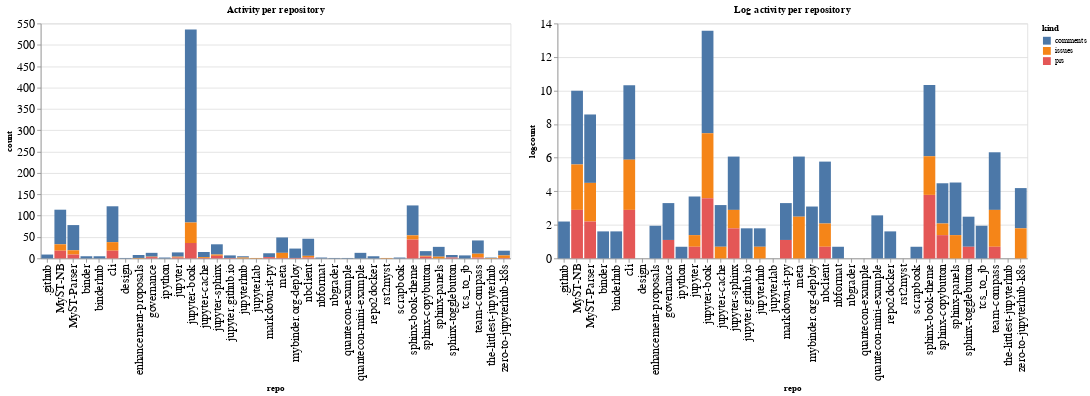

Notebook cell for this chart:
### Code cell
ch1 = alt.Chart(repo_summaries, width=600, title="Activity per repository").mark_bar().encode(
    x='repo',
    y='count',
    color='kind',
    tooltip="kind"
)

ch2 = alt.Chart(repo_summaries, width=600, title="Log activity per repository").mark_bar().encode(
    x='repo',
    y='logcount',
    color='kind',
    tooltip="kind"
)

ch1 | ch2

### Figure 1 — Vega-Lite specification as saved in the notebook (floating-point values rounded to 4 significant figures)
{"config": {"axisLeft": {"labelFontSize": 15}, "axisBottom": {"labelFontSize": 15}}, "hconcat": [{"mark": "bar", "encoding": {"color": {"type": "nominal", "field": "kind"}, "tooltip": {"type": "nominal", "field": "kind"}, "x": {"type": "nominal", "field": "repo"}, "y": {"type": "quantitative", "field": "count"}}, "title": "Activity per repository", "width": 600}, {"mark": "bar", "encoding": {"color": {"type": "nominal", "field": "kind"}, "tooltip": {"type": "nominal", "field": "kind"}, "x": {"type": "nominal", "field": "repo"}, "y": {"type": "quantitative", "field": "logcount"}}, "title": "Log activity per repository", "width": 600}], "data": {"name": "data-809d5ee247ad03046ee811172dff0439"}, "$schema": "https://vega.github.io/schema/vega-lite/v4.8.1.json", "datasets": {"data-809d5ee247ad03046ee811172dff0439": [{"repo": ".github", "kind": "comments", "count": 9, "logcount": 2.197}, {"repo": "MyST-NB", "kind": "comments", "count": 81, "logcount": 4.394}, {"repo": "MyST-NB", "kind": "issues", "count": 15, "logcount": 2.708}, {"repo": "MyST-NB", "kind": "prs", "count": 18, "logcount": 2.89}, {"repo": "MyST-Parser", "kind": "comments", "count": 59, "logcount": 4.078}, {"repo": "MyST-Parser", "kind": "issues", "count": 10, "logcount": 2.303}, {"repo": "MyST-Parser", "kind": "prs", "count": 9, "logcount": 2.197}, {"repo": "binder", "kind": "comments", "count": 5, "logcount": 1.609}, {"repo": "binderhub", "kind": "comments", "count": 5, "logcount": 1.609}, {"repo": "cli", "kind": "comments", "count": 84, "logcount": 4.431}, {"repo": "cli", "kind": "issues", "count": 20, "logcount": 2.996}, {"repo": "cli", "kind": "prs", "count": 18, "logcount": 2.89}, {"repo": "design", "kind": "comments", "count": 1, "logcount": 0.0}, {"repo": "enhancement-proposals", "kind": "comments", "count": 7, "logcount": 1.946}, {"repo": "enhancement-proposals", "kind": "issues", "count": 1, "logcount": 0.0}, {"repo": "governance", "kind": "comments", "count": 9, "logcount": 2.197}, {"repo": "governance", "kind": "issues", "count": 1, "logcount": 0.0}, {"repo": "governance", "kind": "prs", "count": 3, "logcount": 1.099}, {"repo": "ipython", "kind": "comments", "count": 2, "logcount": 0.6931}, {"repo": "jupyter", "kind": "comments", "count": 10, "logcount": 2.303}, {"repo": "jupyter", "kind": "issues", "count": 2, "logcount": 0.6931}, {"repo": "jupyter", "kind": "prs", "count": 2, "logcount": 0.6931}, {"repo": "jupyter-book", "kind": "comments", "count": 452, "logcount": 6.114}, {"repo": "jupyter-book", "kind": "issues", "count": 48, "logcount": 3.871}, {"repo": "jupyter-book", "kind": "prs", "count": 36, "logcount": 3.584}, {"repo": "jupyter-cache", "kind": "comments", "count": 12, "logcount": 2.485}, {"repo": "jupyter-cache", "kind": "issues", "count": 2, "logcount": 0.6931}, {"repo": "jupyter-cache", "kind": "prs", "count": 1, "logcount": 0.0}, {"repo": "jupyter-sphinx", "kind": "comments", "count": 24, "logcount": 3.178}, {"repo": "jupyter-sphinx", "kind": "issues", "count": 3, "logcount": 1.099}, {"repo": "jupyter-sphinx", "kind": "prs", "count": 6, "logcount": 1.792}, {"repo": "jupyter.github.io", "kind": "comments", "count": 6, "logcount": 1.792}, {"repo": "jupyter.github.io", "kind": "prs", "count": 1, "logcount": 0.0}, {"repo": "jupyterhub", "kind": "comments", "count": 3, "logcount": 1.099}, {"repo": "jupyterhub", "kind": "issues", "count": 2, "logcount": 0.6931}, {"repo": "jupyterlab", "kind": "issues", "count": 1, "logcount": 0.0}, {"repo": "markdown-it-py", "kind": "comments", "count": 9, "logcount": 2.197}, {"repo": "markdown-it-py", "kind": "prs", "count": 3, "logcount": 1.099}, {"repo": "meta", "kind": "comments", "count": 36, "logcount": 3.584}, {"repo": "meta", "kind": "issues", "count": 12, "logcount": 2.485}, {"repo": "meta", "kind": "prs", "count": 1, "logcount": 0.0}, {"repo": "mybinder.org-deploy", "kind": "comments", "count": 22, "logcount": 3.091}, {"repo": "mybinder.org-deploy", "kind": "prs", "count": 1, "logcount": 0.0}, {"repo": "nbclient", "kind": "comments", "count": 40, "logcount": 3.689}, {"repo": "nbclient", "kind": "issues", "count": 4, "logcount": 1.386}, {"repo": "nbclient", "kind": "prs", "count": 2, "logcount": 0.6931}, {"repo": "nbformat", "kind": "comments", "count": 2, "logcount": 0.6931}, {"repo": "nbgrader", "kind": "comments", "count": 1, "logcount": 0.0}, {"repo": "quantecon-example", "kind": "comments", "count": 1, "logcount": 0.0}, {"repo": "quantecon-mini-example", "kind": "comments", "count": 13, "logcount": 2.565}, {"repo": "repo2docker", "kind": "comments", "count": 5, "logcount": 1.609}, {"repo": "rst2myst", "kind": "issues", "count": 1, "logcount": 0.0}, {"repo": "scrapbook", "kind": "comments", "count": 2, "logcount": 0.6931}, {"repo": "sphinx-book-theme", "kind": "comments", "count": 70, "logcount": 4.248}, {"repo": "sphinx-book-theme", "kind": "issues", "count": 10, "logcount": 2.303}, {"repo": "sphinx-book-theme", "kind": "prs", "count": 44, "logcount": 3.784}, {"repo": "sphinx-copybutton", "kind": "comments", "count": 11, "logcount": 2.398}, {"repo": "sphinx-copybutton", "kind": "issues", "count": 2, "logcount": 0.6931}, {"repo": "sphinx-copybutton", "kind": "prs", "count": 4, "logcount": 1.386}, {"repo": "sphinx-panels", "kind": "comments", "count": 23, "logcount": 3.135}, {"repo": "sphinx-panels", "kind": "issues", "count": 4, "logcount": 1.386}, {"repo": "sphinx-togglebutton", "kind": "comments", "count": 6, "logcount": 1.792}, {"repo": "sphinx-togglebutton", "kind": "prs", "count": 2, "logcount": 0.6931}, {"repo": "tcs_to_jb", "kind": "comments", "count": 7, "logcount": 1.946}, {"repo": "team-compass", "kind": "comments", "count": 31, "logcount": 3.434}, {"repo": "team-compass", "kind": "issues", "count": 9, "logcount": 2.197}, {"repo": "team-compass", "kind": "prs", "count": 2, "logcount": 0.6931}, {"repo": "the-littlest-jupyterhub", "kind": "comments", "count": 1, "logcount": 0.0}, {"repo": "the-littlest-jupyterhub", "kind": "issues", "count": 1, "logcount": 0.0}, {"repo": "zero-to-jupyterhub-k8s", "kind": "comments", "count": 11, "logcount": 2.398}, {"repo": "zero-to-jupyterhub-k8s", "kind": "issues", "count": 6, "logcount": 1.792}, {"repo": "zero-to-jupyterhub-k8s", "kind": "prs", "count": 1, "logcount": 0.0}]}}
